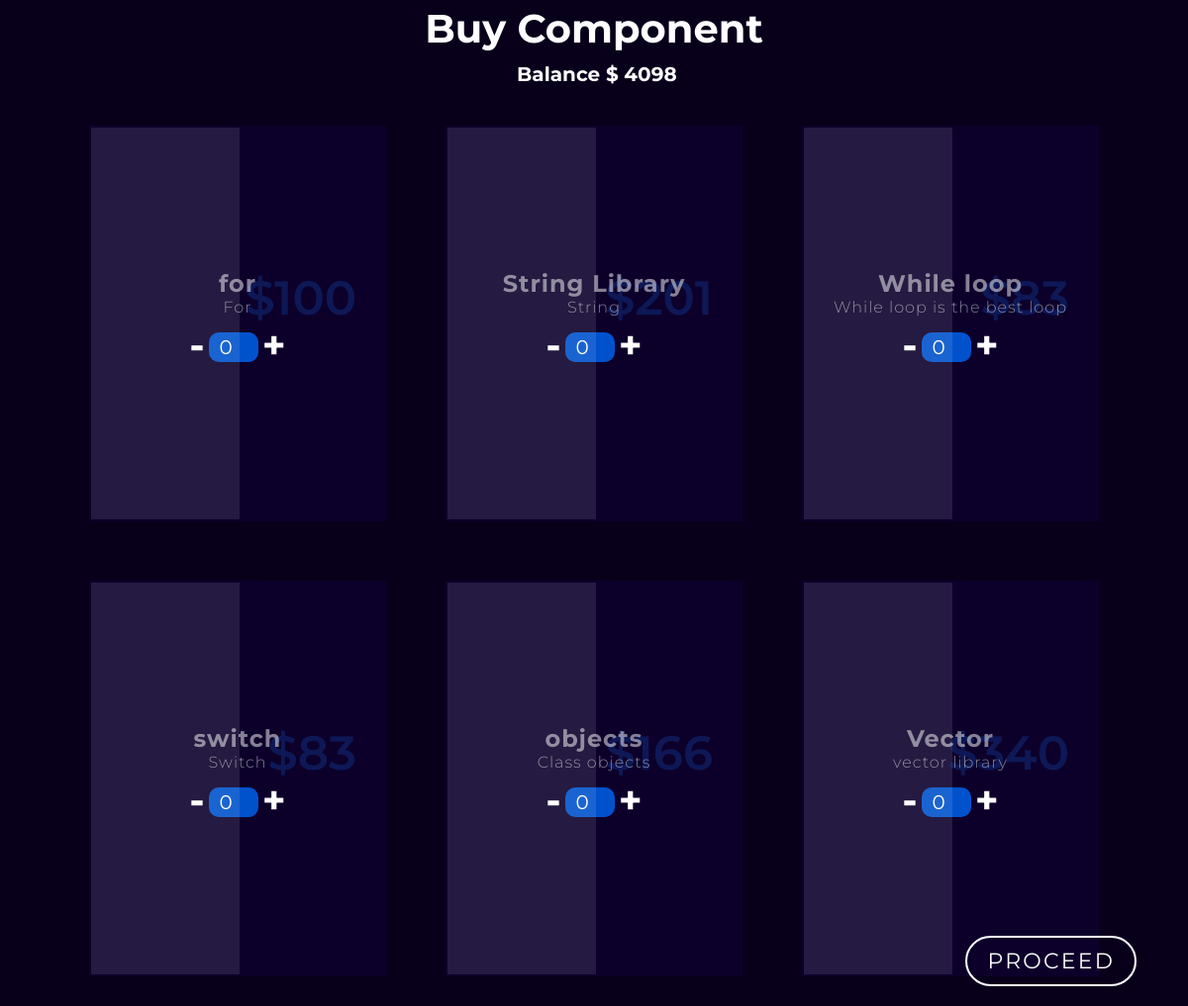
The page /market/ (signed in) on the database its author committed.
### models/models.py (models this page shows, shortened)
class Team(models.Model):
    id = models.CharField(max_length=256, default=uuid.uuid4, primary_key=True)
    teamCode = models.CharField(max_length=256, null=False)
    createdBy = models.ForeignKey(User, on_delete=models.CASCADE)
    teamName = models.CharField(unique=True, max_length=256)
    contest = models.ForeignKey(Contest, on_delete=models.CASCADE)
    coins = models.BigIntegerField(default=10000)

class Components(models.Model):
    id = models.CharField(max_length=256, default=uuid.uuid1, primary_key=True)
    contestId = models.ForeignKey("Contest", on_delete=models.CASCADE)
    componentName = models.CharField(max_length=256)
    componentDescription = models.TextField(max_length=256)
    componentPrice = models.PositiveBigIntegerField(default=100)

### authentication/views.py (the view, shortened to what this page needs)
# urls.py: path('market/', components_screen, name="market"),
def components_screen(request):
    if len(Contest.objects.all()) == 0:
        return HttpResponseRedirect(reverse_lazy('home'))
    contest = Contest.objects.all()[0]
    date = datetime(year=contest.date.year, month=contest.date.month, day=contest.date.day,
                    minute=contest.start_time.minute, hour=contest.start_time.hour)
    if date > datetime.now():
        return render(request, "NotStarted.html")
    if datetime.now() > date and len(PlayerTeam.objects.all().filter(player=request.user)) == 0:
        return render(request, template_name="started.html")
    if request.method == "GET":
        return render(request, template_name="component_screen.html", context={
            "components": Components.objects.all(),
            "team": PlayerTeam.objects.all().get(player=request.user).team
        })

### templates/component_screen.html (shortened to what this page needs)
<!DOCTYPE html>
<html lang="en">
<head>
</head>
<body>
<form method="post">
    <h1 style="display: block; white-space: pre">Buy Component</h1>
    <h6 style="display: block; white-space: pre"> Balance $ {{ team.coins }}</h6>
    <div class="container">
        {% for component in components %}
            <div class="card">
                <div class="content">
                    <h2>${{ component.componentPrice }}</h2>
                    <h3>{{ component.componentName }}</h3>
                    <p>
                        {{ component.componentDescription }}
                    </p>
                    <div class="counter" style="bottom: 0">
                        <h1 class="down" onClick='decreaseCount(event, this)'>-</h1>
                        <input type="number" value="0" readonly min="0" name="{{ component.id }}">
                        <h1 class="up" onClick='increaseCount(event, this)'>+</h1>
                    </div>
                </div>
            </div>
        {% empty %}
            <h2>No Components Present</h2>
        {% endfor %}
    </div>
    <button class="btn" type="submit">Proceed</button>
</form>
</body>
</html>

### templates/component_screen.html (style rules this page uses)
* { font-family: 'Montserrat', sans-serif; margin: 0; padding: 0; box-sizing: border-box; }
body { display: flex; background: #08001b; justify-content: center; align-items: center; min-height: 100vh; }
.container { width: 1100px; display: flex; justify-content: center; align-items: center; flex-wrap: wrap; }
.container .card { position: relative; width: 300px; height: 400px; background: #0c002b; display: flex; justify-content: center; align-items: center; margin: 30px; box-shadow: 0 20px 50px (0, 0, 0, 0.2); overflow: hidden; }
.container .card::before { content: ''; position: absolute; top: 2px; left: 2px; bottom: 2px; width: 50%; background: rgba(255, 255, 255, 0.1); pointer-events: none; }
.container .card .content { padding: 30px; text-align: center; }
.container .card .content h2 { position: absolute; font-size: 3em; right: 30px; font-weight: 600; color: #1779ff; z-index: 1; opacity: 0.2; transition: 0.5s; }
.container .card .content h3 { position: relative; font-size: 1.5em; color: #fff; z-index: 2; opacity: 0.5; letter-spacing: 1px; transition: 0.5s; }
.container .card .content p { position: relative; font-size: 1em; color: #fff; z-index: 2; opacity: 0.5; font-weight: 300; letter-spacing: 1px; transition: 0.5s; }
.counter { width: 150px; margin: auto; display: flex; align-items: center; justify-content: center; }
.counter input { width: 50px; border: 0; line-height: 30px; font-size: 20px; text-align: center; background: #0052cc; color: #fff; appearance: none; outline: 0; }
h1 { color: white; text-align: center; font-size: 40px; margin: 4px; margin-bottom: 10px; }
h6 { color: white; text-align: center; font-size: 20px; margin: 4px; margin-bottom: 10px; }
input { border-radius: 10px; font-size: 25px; }
.down, .up { cursor: pointer; }
.btn { position: absolute; margin-right: 2rem; padding: 10px 20px; background: transparent; border: 2px solid #fff; font-size: 22px; text-transform: uppercase; letter-spacing: 0.1em; color: #fff; border-radius: 50px; bottom: 20px; right: 20px; }

### rows shown on the page
Team: coins "4098"
Components: componentPrice "100", componentName "for", componentDescription "For"
Components: componentPrice "201", componentName "String Library", componentDescription "String"
Components: componentPrice "83", componentName "While loop", componentDescription "While loop is the best loop"
Components: componentPrice "83", componentName "switch", componentDescription "Switch"
Components: componentPrice "166", componentName "objects", componentDescription "Class objects"
Components: componentPrice "340", componentName "Vector", componentDescription "vector library"
